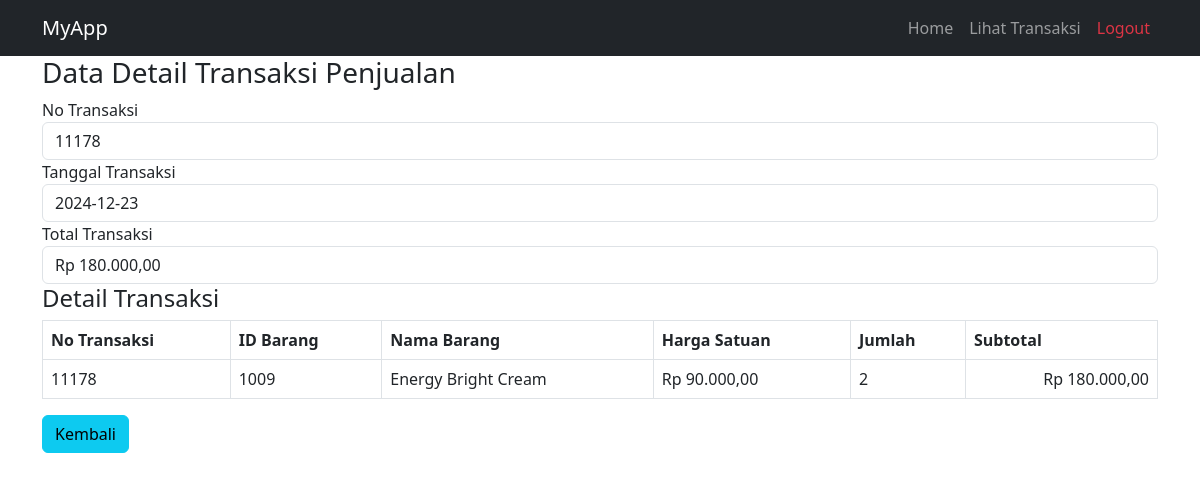
Screenshot of /code/DetailTransaksi.php?id=11178 (signed in) with the database file from the repository.
### tables this page shows
CREATE TABLE `transaksi_penjualan_produk`  (
  `Id_trans_penjualan_produk` int NOT NULL AUTO_INCREMENT,
  `Metode_penjualan` varchar(20) NULL DEFAULT NULL,
  `Tgl_penjualan` date NULL DEFAULT NULL,
  `total_bayar` int NULL DEFAULT NULL,
  `Id_produk` int NULL DEFAULT NULL,
  `Jumlah` int NULL DEFAULT NULL,
  PRIMARY KEY (`Id_trans_penjualan_produk`) USING BTREE,
  INDEX `fk_transaksi_penjualan_produk`(`Id_produk` ASC) USING BTREE,
  CONSTRAINT `fk_transaksi_penjualan_produk` FOREIGN KEY (`Id_produk`) REFERENCES `produk` (`Id_produk`) ON DELETE RESTRICT ON UPDATE RESTRICT
);

CREATE TABLE `detail_pembelian`  (
  `Id_pembelian` int NOT NULL,
  `Harga_Satuan` int NULL DEFAULT NULL,
  `Jumlah` int NULL DEFAULT NULL,
  `tanggal` date NULL DEFAULT NULL,
  `Id_produk` int NULL DEFAULT NULL,
  `Id_vendor` int NULL DEFAULT NULL,
  INDEX `fk_pembelian_produk`(`Id_produk` ASC) USING BTREE,
  INDEX `fk_pembelian_vendor`(`Id_vendor` ASC) USING BTREE,
  INDEX `fk_pembelian`(`Id_pembelian` ASC) USING BTREE,
  CONSTRAINT `fk_pembelian` FOREIGN KEY (`Id_pembelian`) REFERENCES `pembelian` (`Id_pembelian`) ON DELETE CASCADE ON UPDATE CASCADE,
  CONSTRAINT `fk_pembelian_produk` FOREIGN KEY (`Id_produk`) REFERENCES `produk` (`Id_produk`) ON DELETE CASCADE ON UPDATE CASCADE,
  CONSTRAINT `fk_pembelian_vendor` FOREIGN KEY (`Id_vendor`) REFERENCES `vendor` (`id_vendor`) ON DELETE CASCADE ON UPDATE CASCADE
);

CREATE TABLE `produk`  (
  `Id_produk` int NOT NULL AUTO_INCREMENT,
  `Nama_produk` varchar(50) NULL DEFAULT NULL,
  `Jenis_produk` varchar(15) NULL DEFAULT NULL,
  `satuan` varchar(50) NOT NULL,
  `Harga_produk` int NULL DEFAULT NULL,
  `Id_vendor` int NULL DEFAULT NULL,
  PRIMARY KEY (`Id_produk`) USING BTREE,
  INDEX `fk_id_vendor`(`Id_vendor` ASC) USING BTREE,
  CONSTRAINT `fk_id_vendor` FOREIGN KEY (`Id_vendor`) REFERENCES `vendor` (`id_vendor`) ON DELETE RESTRICT ON UPDATE RESTRICT
);

### code/koneksi.php (called while the page is built, shortened)
<?php
$conn = mysqli_connect("localhost", "root", "", "klinik_kecantikan_2");
function GetTotalTransaksi($id_transaksi) {
    global $conn;
    $query = "SELECT SUM(Harga_Satuan * Jumlah) AS totalTrans FROM detail_pembelian WHERE Id_pembelian = '$id_transaksi'";
    $result = mysqli_query($conn, $query);
    $data = mysqli_fetch_assoc($result);
    return $data["totalTrans"] ?? 0;
}
function GetDataDetailTransaksi($id_transaksi) {
    global $conn;
    $query = "SELECT dp.Id_produk, p.Nama_produk, dp.Jumlah, dp.Harga_Satuan,
                     (dp.Harga_Satuan * dp.Jumlah) AS subtotal
              FROM detail_pembelian dp
              JOIN produk p ON dp.Id_produk = p.Id_produk
              WHERE dp.Id_pembelian = '$id_transaksi'";
    $result = mysqli_query($conn, $query);
    return mysqli_fetch_all($result, MYSQLI_ASSOC);
}
function formatRp($angka) {
    return "Rp " . number_format($angka, 2, ',', '.');
}

### code/DetailTransaksi.php (the view, shortened to what this page needs)
<?php
require 'koneksi.php';
$id = $_GET["id"] ?? null;
$queryTransaksi = "SELECT id_trans_penjualan_produk, tgl_penjualan
                   FROM transaksi_penjualan_produk
                   WHERE id_trans_penjualan_produk = '$id'";
$resultTransaksi = mysqli_query($conn, $queryTransaksi);
$dataTransaksi = mysqli_fetch_assoc($resultTransaksi);
$nominal = GetTotalTransaksi($id);
$detail = GetDataDetailTransaksi($id);
?>
<html>
<head>
   <link href="https://cdn.jsdelivr.net/npm/bootstrap@5.3.0/dist/css/bootstrap.min.css" rel="stylesheet">
</head>
<body>
<nav class="navbar navbar-expand-lg navbar-dark bg-dark">
        <div class="container">
            <a class="navbar-brand" href="#">MyApp</a>
            <div class="collapse navbar-collapse" id="navbarNav">
                <ul class="navbar-nav ms-auto">
                    <li class="nav-item">
                        <a class="nav-link" href="index.php">Home</a>
                    </li>
                    <li class="nav-item">
                        <a class="nav-link" href="view_transaksi.php">Lihat Transaksi</a>
                    </li>
                    <li class="nav-item">
                        <a class="nav-link text-danger" href="logout.php">Logout</a>
                    </li>
                </ul>
            </div>
        </div>
    </nav>
    <div class="container">
        <h3>Data Detail Transaksi Penjualan</h3>
        <div class="form-group">
            <label>No Transaksi</label>
            <input type="text" name="no_transaksi" class="form-control"
                   value="<?= htmlspecialchars($dataTransaksi['id_trans_penjualan_produk']); ?>" readonly>
        </div>
        <div class="form-group">
            <label>Tanggal Transaksi</label>
            <input type="text" class="form-control" name="tgl"
                   value="<?= htmlspecialchars($dataTransaksi['tgl_penjualan']); ?>" readonly>
        </div>
        <div class="form-group">
            <label>Total Transaksi</label>
            <input type="text" class="form-control"
                   value="<?= formatRp($nominal); ?>" readonly>
        </div>
        <h4>Detail Transaksi</h4>
        <table class="table table-bordered table-hover">
            <thead>
                <tr>
                    <th>No Transaksi</th>
                    <th>ID Barang</th>
                    <th>Nama Barang</th>
                    <th>Harga Satuan</th>
                    <th>Jumlah</th>
                    <th>Subtotal</th>
                </tr>
            </thead>
            <tbody>
                <?php if (empty($detail)): ?>
                    <tr>
                        <td colspan="6" class="text-center">Tidak ada detail transaksi.</td>
                    </tr>
                <?php else: ?>
                    <?php foreach ($detail as $data): ?>
                        <tr>
                            <td><?= htmlspecialchars($dataTransaksi['id_trans_penjualan_produk']); ?></td>
                            <td><?= htmlspecialchars($data['Id_produk']); ?></td>
                            <td><?= htmlspecialchars($data['Nama_produk']); ?></td>
                            <td><?= formatRp($data['Harga_Satuan']); ?></td>
                            <td><?= htmlspecialchars($data['Jumlah']); ?></td>
                            <td align="right"><?= formatRp($data['subtotal']); ?></td>
                        </tr>
                    <?php endforeach; ?>
                <?php endif; ?>
            </tbody>
        </table>
        <a href="view_transaksi.php" class="btn btn-info" role="button">Kembali</a>
    </div>
</body>
</html>

### rows the page displays
transaksi_penjualan_produk: no_transaksi "11178", tgl "2024-12-23", Id_trans_penjualan_produk "11178"
detail_pembelian: Id_produk "1009", Id_produk.Nama_produk "Energy Bright Cream", Harga_Satuan "Rp 90.000,00", Jumlah "2", subtotal "Rp 180.000,00"
